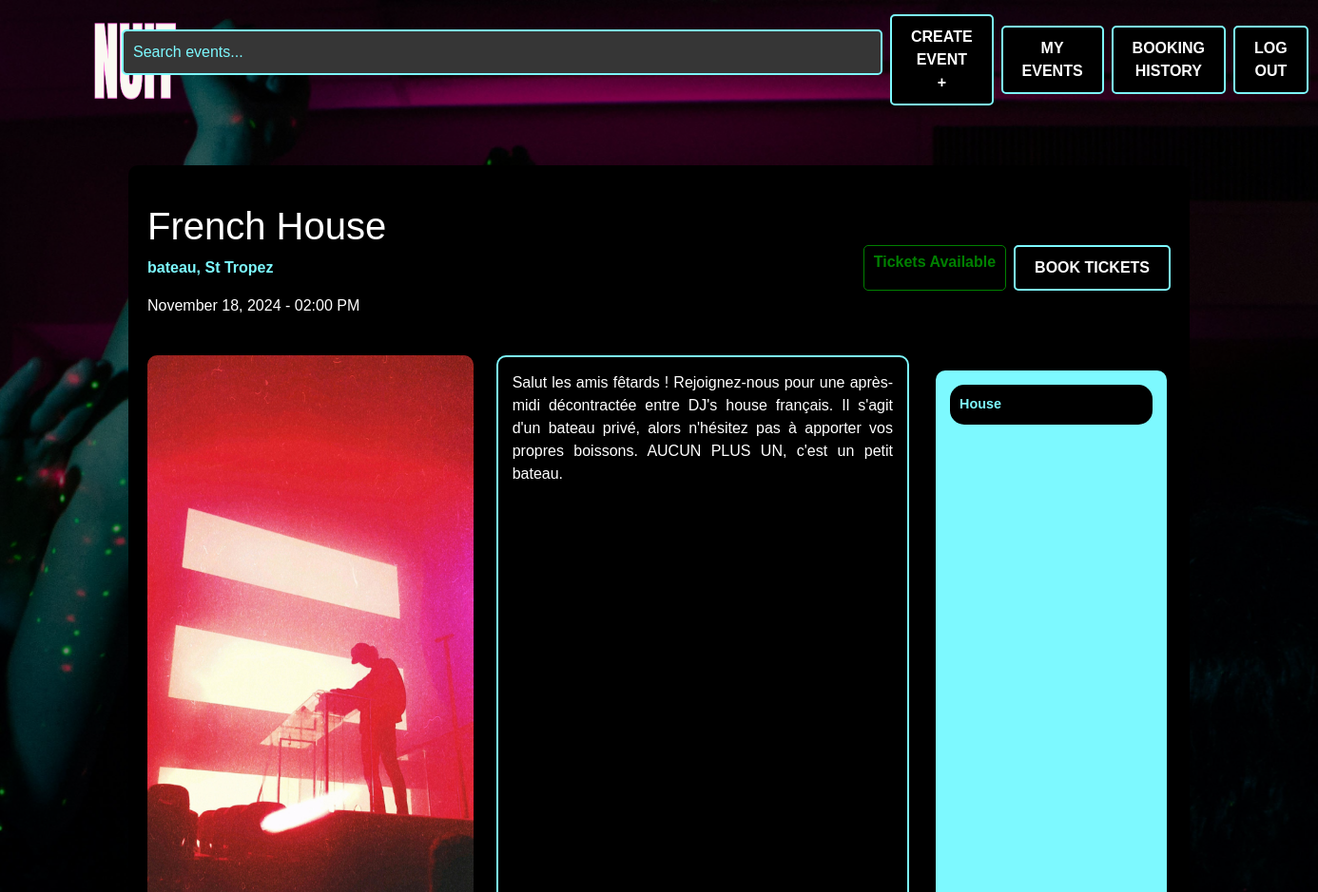
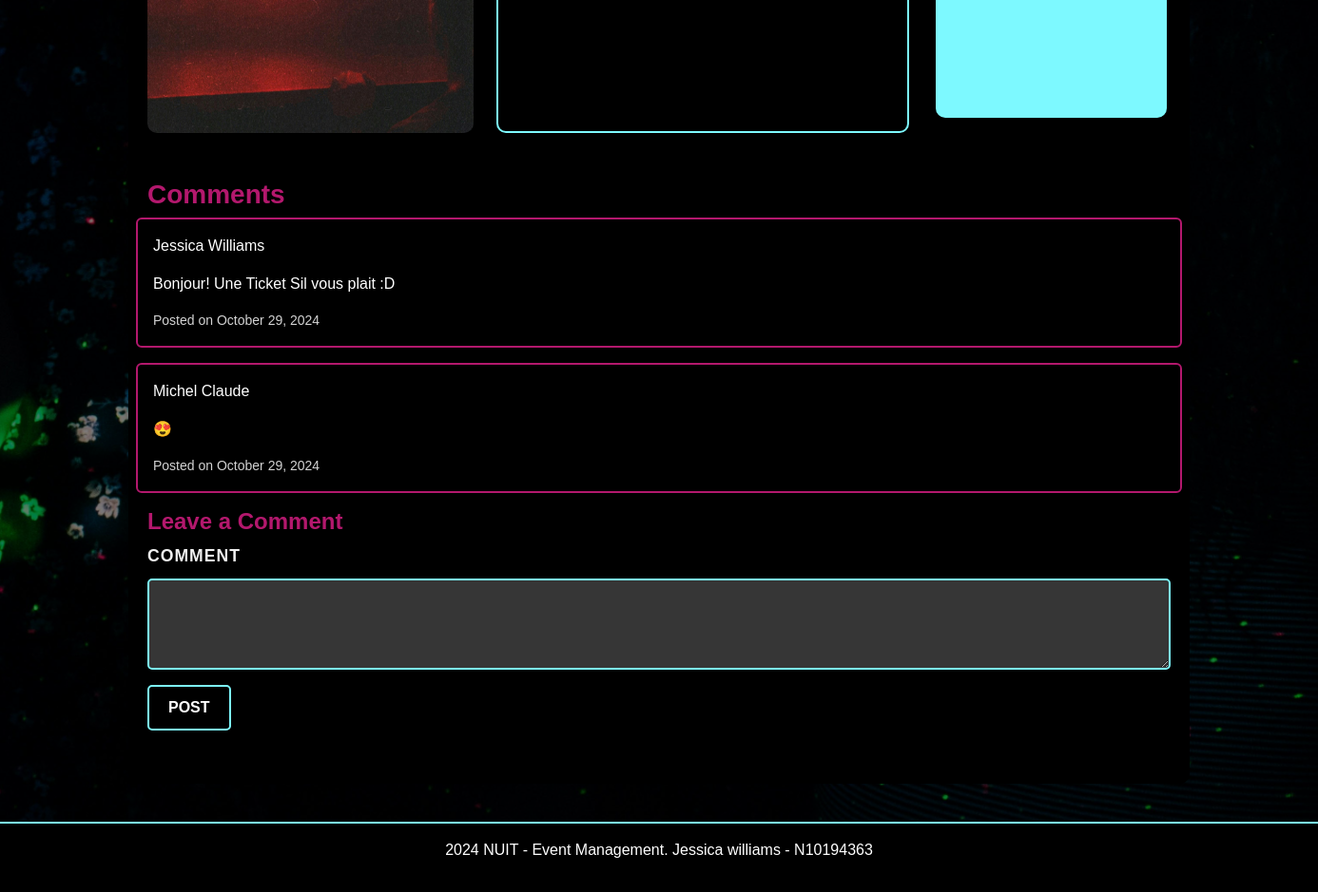
The app's page /event-details/2 (signed in) with its own data (2 pictures, top to bottom).
### NUIT/models.py (models this page shows, shortened)
class Event(db.Model):
    id = db.Column(db.Integer, primary_key=True)
    name = db.Column(db.String(100), nullable=False)
    location = db.Column(db.String(100), nullable=False)
    date = db.Column(db.DateTime, nullable=False)
    description = db.Column(db.Text, nullable=True)
    available_tickets = db.Column(db.Integer, nullable=False)
    categories = db.Column(db.String(200), nullable=False)
    status = db.Column(db.String(200), default="Tickets available", nullable=False)
    image = db.Column(db.String(100), nullable=True)
    creator_id = db.Column(db.Integer, db.ForeignKey('user.id'), nullable=False)
    comments = db.relationship('Comment', backref='event', lazy=True)
    bookings = db.relationship('Booking', backref='event', lazy=True)

class Comment(db.Model):
    id = db.Column(db.Integer, primary_key=True)
    text = db.Column(db.String(500), nullable=False)
    created_at = db.Column(db.DateTime, default=datetime.now(timezone.utc))
    user_id = db.Column(db.Integer, db.ForeignKey('user.id'), nullable=False)
    event_id = db.Column(db.Integer, db.ForeignKey('event.id'), nullable=False)

class User(db.Model, UserMixin):
    id = db.Column(db.Integer, primary_key=True)
    first_name = db.Column(db.String(100), nullable=False)
    last_name = db.Column(db.String(100), nullable=False)
    email = db.Column(db.String(100), unique=True, nullable=False)
    password_hash = db.Column(db.String(128), nullable=False)
    comments = db.relationship('Comment', backref='user', lazy=True)
    bookings = db.relationship('Booking', backref='user', lazy=True)
    created_events = db.relationship('Event', backref='creator', lazy=True)

### NUIT/views.py (the view)
@main_bp.route('/event-details/<int:event_id>', methods=['GET', 'POST'])
def event_details(event_id):
    event = Event.query.get_or_404(event_id)
    comments = Comment.query.filter_by(event_id=event_id).all()
    comment_form = CommentForm()
    booking_form = BookingForm()
    return render_template('event_details.html', event=event, comments=comments, comment_form=comment_form, booking_form=booking_form)

### NUIT/forms.py (shortened to what this page needs)
class CommentForm(FlaskForm):
    text = TextAreaField("Comment", validators=[InputRequired(), Length(max=500)])
    submit = SubmitField("Post")

class BookingForm(FlaskForm):
    quantity = IntegerField("Ticket Quantity", validators=[InputRequired(), NumberRange(min=1)])
    user_id = HiddenField("UserID", validators=[InputRequired()])
    event_id = HiddenField("EventID", validators=[InputRequired()])
    submit = SubmitField("Book Now")

### NUIT/templates/event_details.html (shortened to what this page needs)
{% extends "base.html" %} {% from "bootstrap5/form.html" import render_form %}
{% block content %}
<div class="container mt-5">
  <div class="section-background">
    <div class="row d-flex justify-content-between align-items-center">
      <div class="col-md-6">
        <h1>{{ event.name }}</h1>
        <p class="location">{{ event.location }}</p>
        <p>{{ event.date.strftime('%B %d, %Y - %I:%M %p') }}</p>
      </div>
      {% if current_user.is_authenticated %}
      <div class="col-md-6 d-flex justify-content-end">
        <div class="d-flex ms-2">
          {% if event.status == 'Sold Out' %}
            <span class="event-status status-sold-out">Sold Out</span>
          {% elif event.status == 'Tickets Available' %}
            <span class="event-status status-open">Tickets Available</span>
          {% elif event.status == 'Cancelled' %}
            <span class="event-status status-cancelled">Cancelled</span>
          {% elif event.status == 'Inactive' %}
            <span class="event-status status-inactive">Inactive</span>
          {% endif %}
        </div>
        {% if event.status == 'Tickets Available' %}
        <div class="d-flex ms-2">
          <button
            class="btn btn-filter"
            data-bs-toggle="modal"
            data-bs-target="#bookTicketsModal"
          >
            Book Tickets
          </button>
        </div>
        {% endif %}
      </div>
      {% endif %}
    </div>
    <div class="row d-flex align-items-stretch mt-4">
      <div class="col-md-4 d-flex justify-content-center align-items-stretch">
        <img
        src="{{ url_for('static', filename=event.image.replace('nuit/static/', '')) }}"
        alt="Event Image"
        class="img-fluid"
        style="max-width: 100%; border-radius: 10px"
      />
      </div>
      <div class="col-md-5 d-flex flex-column">
        <div
          class="description d-flex flex-column justify-content-between"
          style="
            background-color: black;
            color: white;
            border: 2px solid #7df9ff;
            padding: 15px;
            border-radius: 10px;
            height: 100%;
          "
        >
          <p style="text-align: justify">{{ event.description }}</p>
        </div>
      </div>
      <div
        class="col-md-3 d-flex flex-column justify-content-start p-3 align-items-stretch"
      >
        <div class="music-tags d-flex flex-column justify-content-start">
          {% for category in event.categories.split(',') %}
          <span class="pill-tag">{{ category }}</span>
          {% endfor %}
        </div>
      </div>
    </div>
    <div class="row mt-5">
      <h3>Comments</h3>
      {% for comment in comments %}
          <div class="card p-3 mb-3 comment-card">
            <p class="username">{{ comment.user.first_name }} {{ comment.user.last_name }}</p>
              <p>{{ comment.text }}</p>
              <small>Posted on {{ comment.created_at.strftime('%B %d, %Y') }}</small>
          </div>
      {% endfor %}
        </div>
        {% if current_user.is_authenticated %}
        <h4>Leave a Comment</h4>
        <form
          method="POST"
          action="{{ url_for('event_bp.post_comment', event_id=event.id) }}"
        >
          <div class="mb-3">
            {{ comment_form.text.label(class="form-label") }} {{
              comment_form.text(class="form-control", rows="3") }}
          </div>
          {{ comment_form.submit(class="btn btn-primary") }}
        </form>
        {% else %}
        <p>Login or Sign Up to leave a comment.</p>
          {% endif %}
      </div>
    </div>
  </div>
{% endblock %}

### NUIT/static/css/styles.css (style rules this page uses)
body, h1, h2, h3, h4, h5, h6, p, a, button, input, footer, .search-bar { font-family: Verdana, Geneva, sans-serif; }
h3,h4 { color: rgb(179, 24, 109); font-weight: bold; }
html, body { height: 100%; margin: 0; }
body { display: flex; flex-direction: column; justify-content: space-between; }
.btn { background-color: #000000; color: white; border: 2px solid rgb(125, 249, 255); padding: 10px 20px; border-radius: 5px; font-weight: bold; text-transform: uppercase; transition: background-color 0.3s ease, border-color 0.3s ease; }
.event-status { font-weight: bold; padding: 5px 10px; border-radius: 5px; background-color: black; border: 1px solid; }
.status-open { color: green; border-color: green; }
.location { color: #7DF9FF; font-weight: bold; }
body { background-image: url('../img/background.jpg'); background-size: cover; background-position: center; background-repeat: no-repeat; background-attachment: fixed; color: white; position: relative; z-index: 0; }
body::before { content: ""; position: fixed; top: 0; left: 0; width: 100%; height: 100%; background-color: rgba(0, 0, 0, 0.5); z-index: -1; }
.section-background { background-color: black; padding: 40px 20px; margin-bottom: 40px; border-radius: 10px; }
.description { word-wrap: break-word; }
.music-tags { background-color: #7DF9FF; border-radius: 10px; padding: 15px; width: 100%; box-sizing: border-box; height: 100%; }
.pill-tag { background-color: black; color: #7DF9FF; border-radius: 15px; padding: 10px; font-size: 0.9rem; font-weight: bold; margin-bottom: 10px; }
.comment-card { background-color: black; border: 2px solid rgb(179, 24, 109); color: white; }
.comment-card small { color: lightgray; }
.form-control { background-color: rgb(54, 54, 54); color: #7DF9FF; border: 2px solid #7DF9FF; border-radius: 5px; padding: 10px; }
.form-label { color: #b3186d; }
.form-control::placeholder { color: #7DF9FF; }
.form-label { font-weight: bold; color: #f0f0f0; font-size: 1.1rem; margin-bottom: 10px; text-transform: uppercase; letter-spacing: 1px; }

### records on screen
Event: name "French House", location "bateau, St Tropez", date "November 18, 2024 - 02:00 PM", image (picture), description "Salut les amis fêtards ! Rejoignez-nous pour une après-midi décontractée entre DJ's house français. Il s'agit d'un bateau privé, alors n'hésitez pas à apporter vos propres boissons. AUCUN PLUS UN, c'est un petit bateau.", categories "House"
Comment: user.first_name "Jessica", user.last_name "Williams", text "Bonjour! Une Ticket Sil vous plait :D", created_at "October 29, 2024"
Comment: user.first_name "Michel", user.last_name "Claude", text "😍", created_at "October 29, 2024"

### other values on screen
{{ comment_form.text.label(class="form-label") }} "COMMENT"
